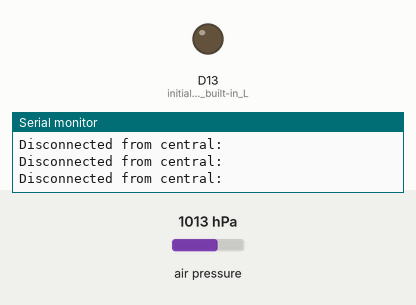
Bench run of a sketch on a simulated Arduino Nano 33 BLE. On the bench: output pins drawn as LEDs (lit = HIGH), the last lines printed to the serial monitor. Inputs (shaded band) come from the test bench; at power-on: air pressure 1013 hPa. Nothing arrives over Bluetooth unless stated; a phone connects over Bluetooth LE 3 s after start.

Above: at 0.1 s.
At 4.8 s:
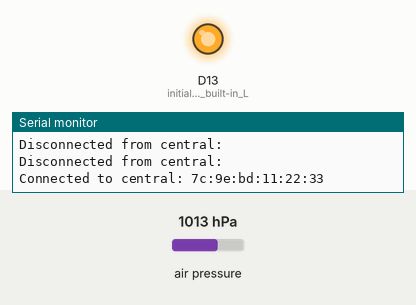
4.9 s: air pressure set to 952 hPa
Timing chart, 0 to 7.9 s (numbered marks = the images above; inputs shaded):
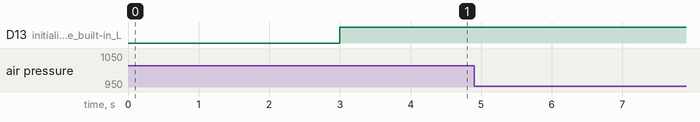

The sketch:

BarometricAltitude.ino
```cpp
/*
 *  This created a BLE peripheral with a service that
 *  contains a characteristic that outputs the current barometric altitude
 *
 *
 */
#include <Arduino_LPS22HB.h>
#include <ArduinoBLE.h>

BLEService altService("BarometricAltimeter"); // BLE Barometric Altitude Sensor

// BLE Barometric altitude Characteristic - custom 128-bit UUID, readable by central
BLEFloatCharacteristic pressureCharacteristic("Pressure", BLERead | BLENotify);
BLEFloatCharacteristic deltaPressureCharacteristic("DeltaPressure", BLERead | BLENotify);

void setup() {
  // put your setup code here, to run once:
  Serial.begin(9600);
  while(!Serial);

  // begin barometer initialization
  if (!BARO.begin()){
    Serial.println("Failed to initialize pressure sensor!");
    while(1){
      digitalWrite(LED_BUILTIN, LOW);
      delay(500);
      digitalWrite(LED_BUILTIN, HIGH);
    }
  }

  pinMode(LED_BUILTIN, OUTPUT); // initialize the built-in LED pin to indicate when a central is connected

  // begin BLE initialization
  if (!BLE.begin()){
      Serial.println("Starting BLE failed");
      while(1){
      digitalWrite(LED_BUILTIN, LOW);
      delay(500);
      digitalWrite(LED_BUILTIN, LOW);
      delay(500);
      digitalWrite(LED_BUILTIN, HIGH);
      delay(500);
      digitalWrite(LED_BUILTIN, HIGH);
    }
  }

  //set avertised local name and service UUID:
  BLE.setLocalName("Altimeter");
  BLE.setAdvertisedService(altService.uuid());

  // add the characteristic to the service
  altService.addCharacteristic(pressureCharacteristic);
  altService.addCharacteristic(deltaPressureCharacteristic);

  // add service
  BLE.addService(altService);

  // set the initial value for the characteristic:
   pressureCharacteristic.writeValue(0);
   deltaPressureCharacteristic.writeValue(0);

   // start advertising
   BLE.advertise();
   Serial.println("BLE Barometric Altitude Peripheral");
}

float P0 = 101.325; // Average sea level pressure (kPa)
float g = 9.807;    // Gravitational acceleration
float M = 0.02896;  // Molar mass of Earth's air (kg/mol)
float T = 288.15;  // Standard temperature (K)
float R = 8.3143; // Univeeral Gas Constant (N*m)/(mol*K)
int updateDelay = 5000; // update every 5 seconds
unsigned long time_now = 0;

void loop() {
  // listen for BLE peripherals to connect:
  BLEDevice central = BLE.central();

  // if a central is connected to peripheral:
  if(central){
    Serial.print("Connected to central: ");
    // print the central's MAC address:
    Serial.println(central.address());
    // turn on the LED to indicate the connection:
    digitalWrite(LED_BUILTIN, HIGH);

    // read the sensor value
    float oldPressure = BARO.readPressure();
    float newPressure  = 0;
    double lastUpdate = millis();
    double delayStep = 1000;
    float deltaPressure = 0;

    // while the central is still connected to peripheral
    while (central.connected()){
      // write the barometric altitude to the characteristic
      if(millis() > lastUpdate + delayStep){
        lastUpdate = millis();
        if(newPressure = BARO.readPressure() != oldPressure){
          deltaPressure = newPressure - oldPressure;
          pressureCharacteristic.writeValue(newPressure);
          Serial.print("newPressure: ");
          Serial.println(newPressure);
          Serial.println(BARO.readPressure());
          deltaPressureCharacteristic.writeValue(deltaPressure);
          Serial.print("deltaPressure: ");
          Serial.println(deltaPressure);
        }
      }
    }
  }

    // when the central disconnects, turn off the LED:
    digitalWrite(LED_BUILTIN, LOW);
  Serial.print("Disconnected from central: ");
  Serial.println(central.address());

}
```
